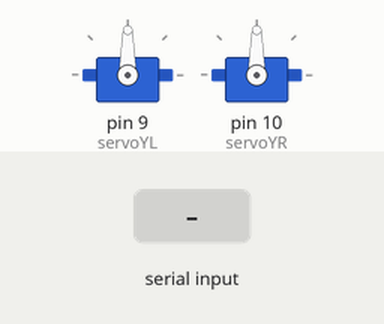
Simulated run of this sketch. Board: Arduino Uno, built with avr-gcc and run on an emulated ATmega328P. On the bench: 2 × servo. The inputs (shaded band) are chosen by the test bench.

Above: at 1.2 s.
1.3 s: "X,1\n" received over Serial
At 1.9 s:
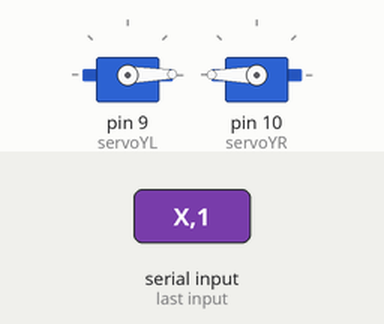
2.8 s: "X,150\n" received over Serial
At 3.2 s:
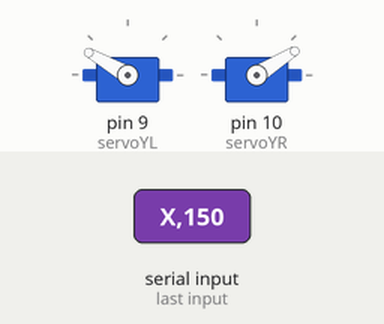
4.3 s: "90,45\n" received over Serial
At 5.5 s:
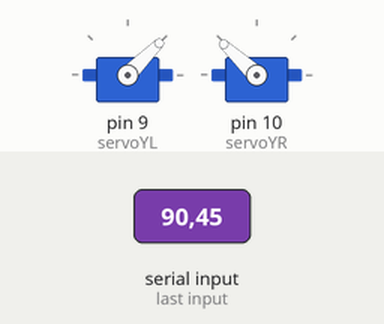
5.8 s: "5\n" received over Serial
At 6.5 s:
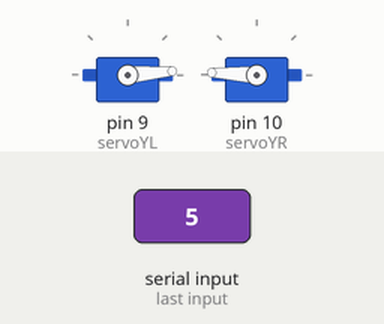
7.3 s: "200\n" received over Serial
At 7.7 s:
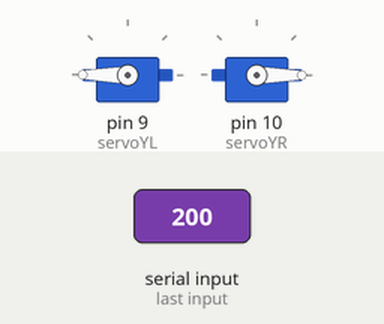
8.8 s: "Y,1\n" received over Serial
At 10.1 s:
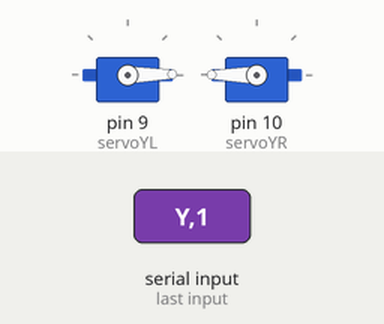
Timing chart, 0 to 11.3 s (numbered marks = the images above; inputs shaded):
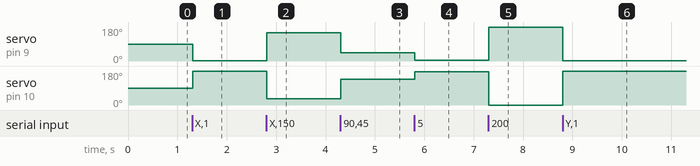

Measured:
- after the input at 1.3 s, servo on pin 9 (servoYL): 90° → 1° at once; servo on pin 10 (servoYR): 90° → 180° at once
- after the input at 2.8 s, servo on pin 9 (servoYL): 1° → 150° at once; servo on pin 10 (servoYR): 180° → 32° at once
- after the input at 4.3 s, servo on pin 9 (servoYL): 150° → 45° at once; servo on pin 10 (servoYR): 32° → 137° at once
- after the input at 5.8 s, servo on pin 9 (servoYL): 45° → 5° at once; servo on pin 10 (servoYR): 137° → 177° at once
- after the input at 7.3 s, servo on pin 9 (servoYL): 5° → 180° at once; servo on pin 10 (servoYR): 177° → 0° at once
- after the input at 8.8 s, servo on pin 9 (servoYL): 180° → 1° at once; servo on pin 10 (servoYR): 0° → 180° at once

The sketch:

stepper.ino
```cpp
#include <string.h>
#include <Stepper.h>
#include <Servo.h>

const int stepsPerRevolution = 200;

Servo servoYL;
Servo servoYR;

String incoming;
//String data = "";

Stepper StepperX = Stepper(stepsPerRevolution, 2, 3, 4, 5);

int parseX(String incoming)
{
    incoming.remove(incoming.indexOf(","));
    incoming.remove(incoming.indexOf("X"), 1);
    return incoming.toInt();
}

int parseY(String incoming)
{
    incoming.remove(0, incoming.indexOf(",") + 1);
    incoming.remove(incoming.indexOf("Y"), 1);
    return incoming.toInt();
}

void setup()
{

    Serial.begin(9600);

    StepperX.setSpeed(25);

    servoYL.attach(9);
    servoYR.attach(10);
    Serial.setTimeout(2);
}

void loop()
{
    //StepperX.step(30);
    //servoYL.write(90);
    //servoYR.write(90);
    //StepperX.step(-30);
}

void serialEvent()
{
    incoming = Serial.readString();
    //data += incoming;

    servoYL.write(parseY(incoming));
    servoYR.write(182 - parseY(incoming));
    //servoY.write(parseY(incoming));

    //servoY.write(Ypos);
    //Serial.println(incoming);
}
```
